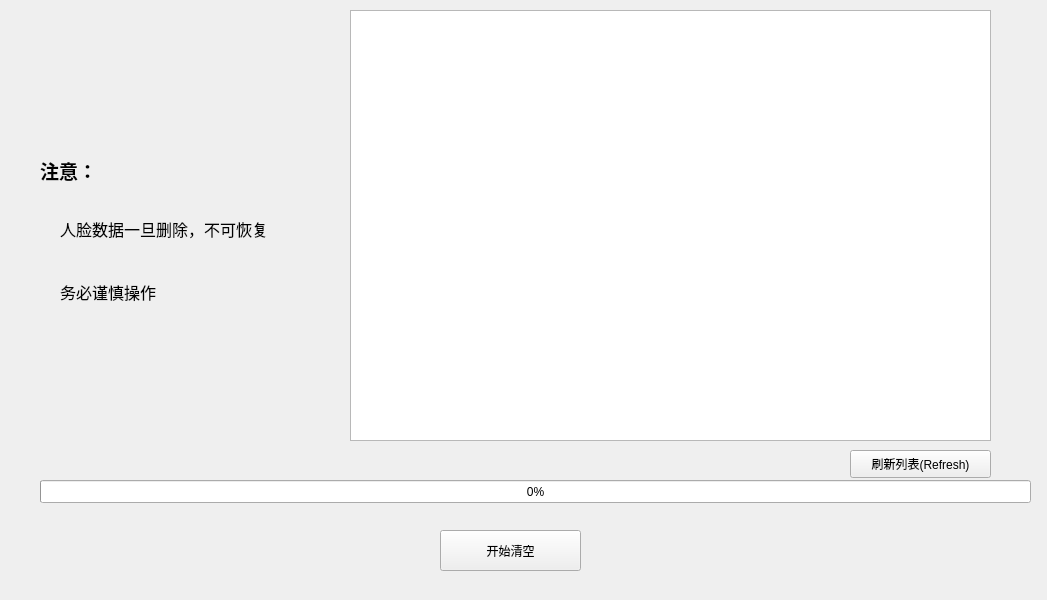
<?xml version="1.0" encoding="UTF-8"?>
<ui version="4.0">
 <class>Form</class>
 <widget class="QWidget" name="Form">
  <property name="geometry">
   <rect>
    <x>0</x>
    <y>0</y>
    <width>1047</width>
    <height>600</height>
   </rect>
  </property>
  <property name="windowTitle">
   <string>Form</string>
  </property>
  <widget class="QPushButton" name="startDeleteBtn">
   <property name="geometry">
    <rect>
     <x>440</x>
     <y>530</y>
     <width>141</width>
     <height>41</height>
    </rect>
   </property>
   <property name="text">
    <string>开始清空</string>
   </property>
  </widget>
  <widget class="QProgressBar" name="progressBar">
   <property name="geometry">
    <rect>
     <x>40</x>
     <y>480</y>
     <width>991</width>
     <height>23</height>
    </rect>
   </property>
   <property name="value">
    <number>0</number>
   </property>
  </widget>
  <widget class="QLabel" name="label_2">
   <property name="geometry">
    <rect>
     <x>40</x>
     <y>150</y>
     <width>91</width>
     <height>41</height>
    </rect>
   </property>
   <property name="text">
    <string>&lt;html&gt;&lt;head/&gt;&lt;body&gt;&lt;p&gt;&lt;span style=&quot; font-size:14pt; font-weight:600;&quot;&gt;注意：&lt;/span&gt;&lt;/p&gt;&lt;/body&gt;&lt;/html&gt;</string>
   </property>
  </widget>
  <widget class="QWidget" name="verticalLayoutWidget">
   <property name="geometry">
    <rect>
     <x>60</x>
     <y>200</y>
     <width>262</width>
     <height>121</height>
    </rect>
   </property>
   <layout class="QVBoxLayout" name="verticalLayout">
    <item>
     <widget class="QLabel" name="label_6">
      <property name="text">
       <string>&lt;html&gt;&lt;head/&gt;&lt;body&gt;&lt;p&gt;&lt;span style=&quot; font-size:12pt;&quot;&gt;人脸数据一旦删除，不可恢复&lt;/span&gt;&lt;/p&gt;&lt;/body&gt;&lt;/html&gt;</string>
      </property>
     </widget>
    </item>
    <item>
     <widget class="QLabel" name="label_7">
      <property name="text">
       <string>&lt;html&gt;&lt;head/&gt;&lt;body&gt;&lt;p&gt;&lt;span style=&quot; font-size:12pt;&quot;&gt;务必谨慎操作&lt;/span&gt;&lt;/p&gt;&lt;/body&gt;&lt;/html&gt;</string>
      </property>
     </widget>
    </item>
   </layout>
  </widget>
  <widget class="QTableWidget" name="tableWidget">
   <property name="geometry">
    <rect>
     <x>350</x>
     <y>10</y>
     <width>641</width>
     <height>431</height>
    </rect>
   </property>
  </widget>
  <widget class="QLabel" name="label">
   <property name="geometry">
    <rect>
     <x>820</x>
     <y>510</y>
     <width>211</width>
     <height>16</height>
    </rect>
   </property>
   <property name="text">
    <string/>
   </property>
  </widget>
  <widget class="QPushButton" name="refreshButton">
   <property name="geometry">
    <rect>
     <x>850</x>
     <y>450</y>
     <width>141</width>
     <height>28</height>
    </rect>
   </property>
   <property name="text">
    <string>刷新列表(Refresh)</string>
   </property>
  </widget>
 </widget>
 <resources/>
 <connections/>
</ui>
